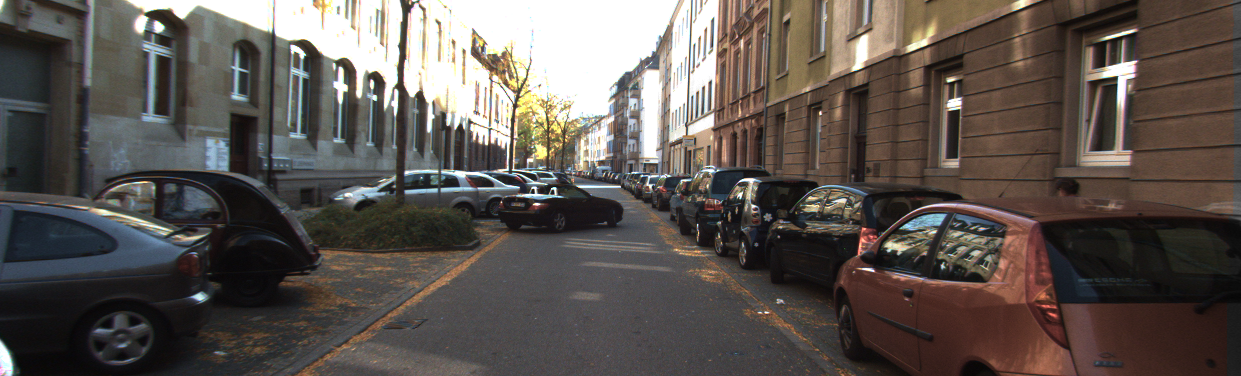
#> input picture data/FRAMES_OF/000045_10.png, 1241 x 376 px
$ python -i filtering.py   (imports and definitions only)
#> lines starting #> are read from the running program, lines starting #| are printed output that depends on the picture
#> further down, picture is the input picture: shape (376, 1241, 3); mean B, G, R 80.3, 85.2, 92.7
from copy import deepcopy
import cv2
import numpy as np
from class_utils import (
    IoA,
    IoU,
    BoundingBox,
)


# [73 lines left out: functions eliminate_overlapping_boxes, extract_foreground, not called in this run]


def spatial_morphology(img, iterations=1):

#> called with iterations = 1
    img = cv2.erode(img, np.ones((2, 2), np.uint8), iterations=iterations)
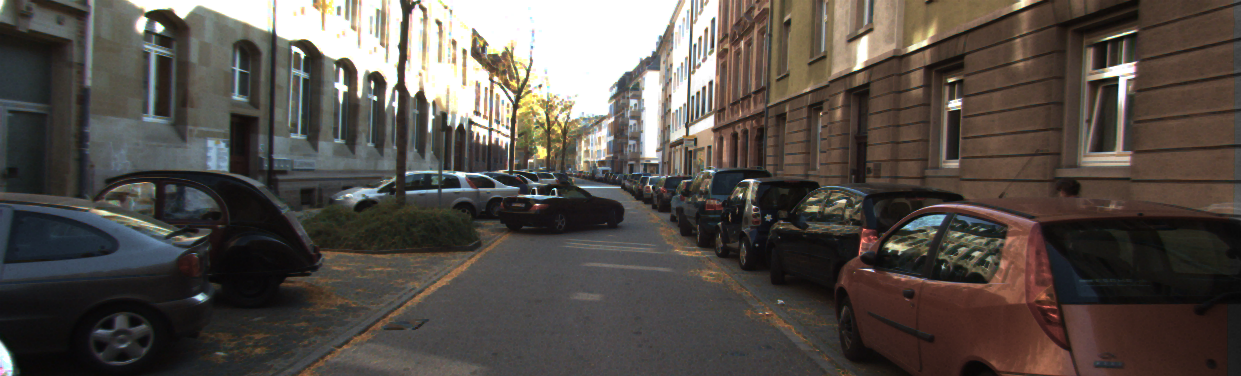
#> img: shape (376, 1241, 3); mean of channels 0, 1, 2 73.7, 79.2, 85.8; drawn as B, G, R
    img = cv2.dilate(img, np.ones((3,4), np.uint8), iterations=iterations)
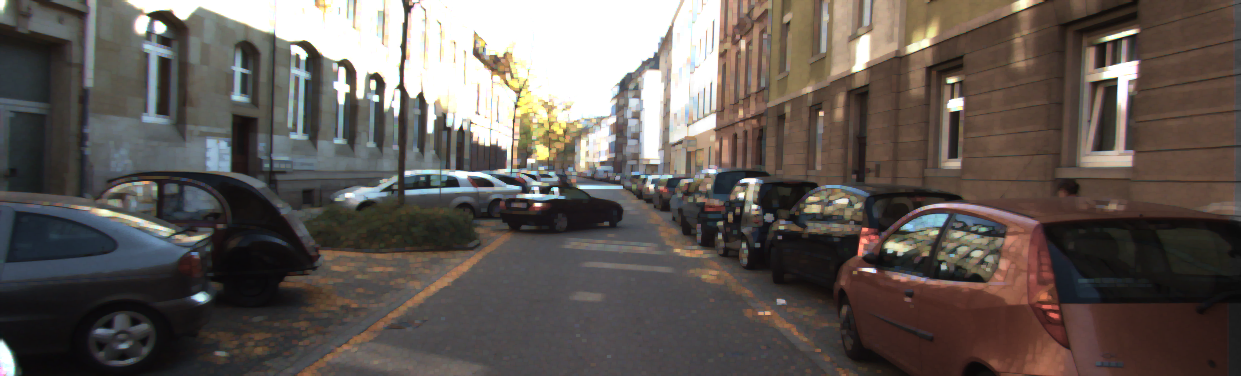
#> img: shape (376, 1241, 3); mean of channels 0, 1, 2 85.9, 90.8, 98.5; drawn as B, G, R

    img = cv2.morphologyEx(img, cv2.MORPH_CLOSE, np.ones((3, 6), np.uint8))
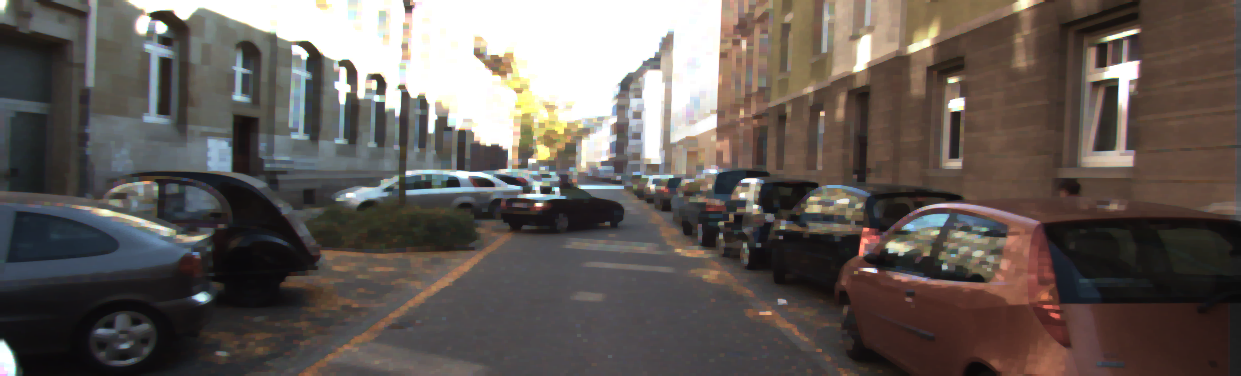
#> img: shape (376, 1241, 3); mean of channels 0, 1, 2 88.1, 92.9, 100.9; drawn as B, G, R
    img = cv2.morphologyEx(img, cv2.MORPH_OPEN, np.ones((6, 3), np.uint8))
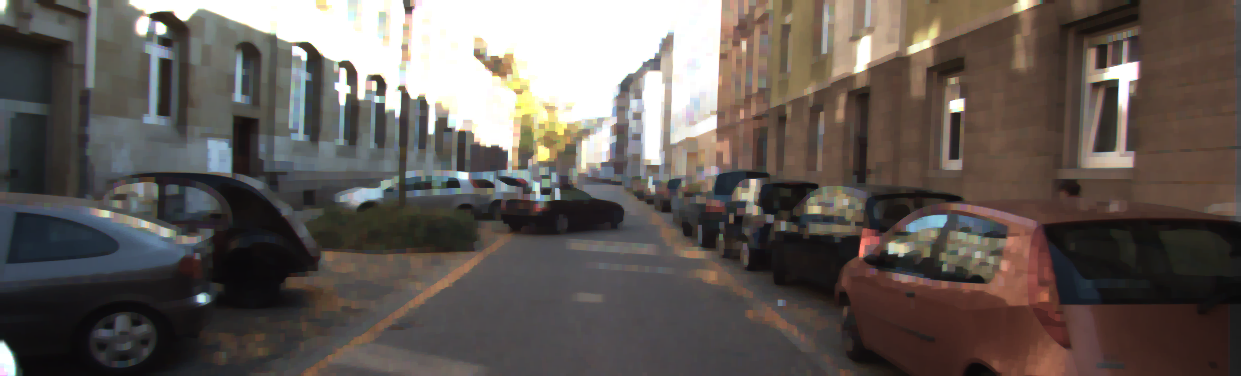
#> img: shape (376, 1241, 3); mean of channels 0, 1, 2 86.6, 91.5, 99.4; drawn as B, G, R

    return img


# [54 lines left out: function filter_detections_temporal, not called in this run]

>>> import cv2
>>> picture = cv2.imread('../data/FRAMES_OF/000045_10.png')
>>> result = spatial_morphology(picture)

$ run again, on data/FRAMES_OF/000157_10.png
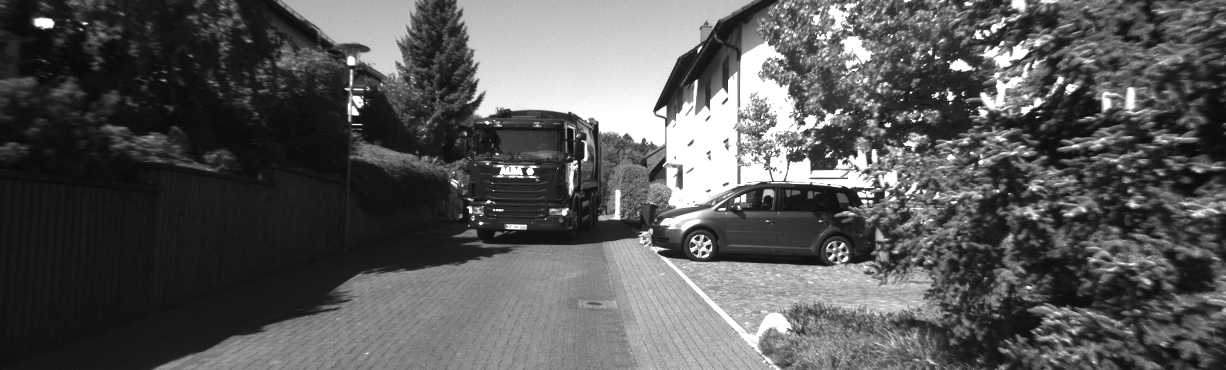
#> input picture data/FRAMES_OF/000157_10.png, 1226 x 370 px
#> picture is the input picture: shape (370, 1226, 3); min 8, max 255, mean 88.3
#> in spatial_morphology, `img = cv2.morphologyEx(img, cv2.MORPH_CLOSE, np.ones((3, 6), np.uint8))`:
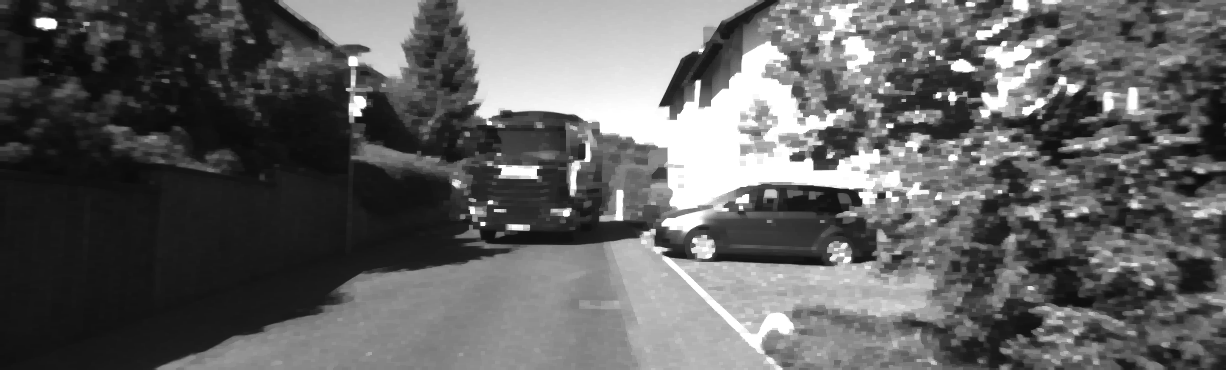
#> img: shape (370, 1226, 3); min 10, max 255, mean 97.9
#> in spatial_morphology, `img = cv2.morphologyEx(img, cv2.MORPH_OPEN, np.ones((6, 3), np.uint8))`:
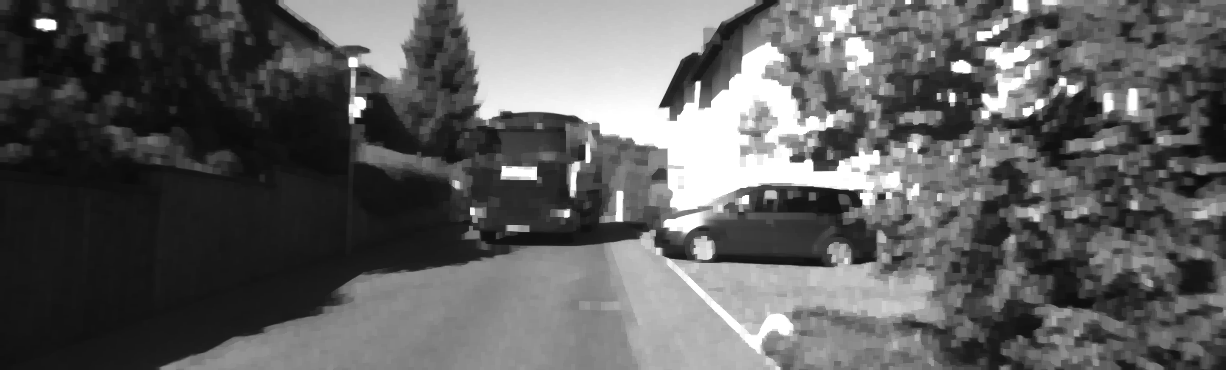
#> img: shape (370, 1226, 3); min 10, max 255, mean 95.1
